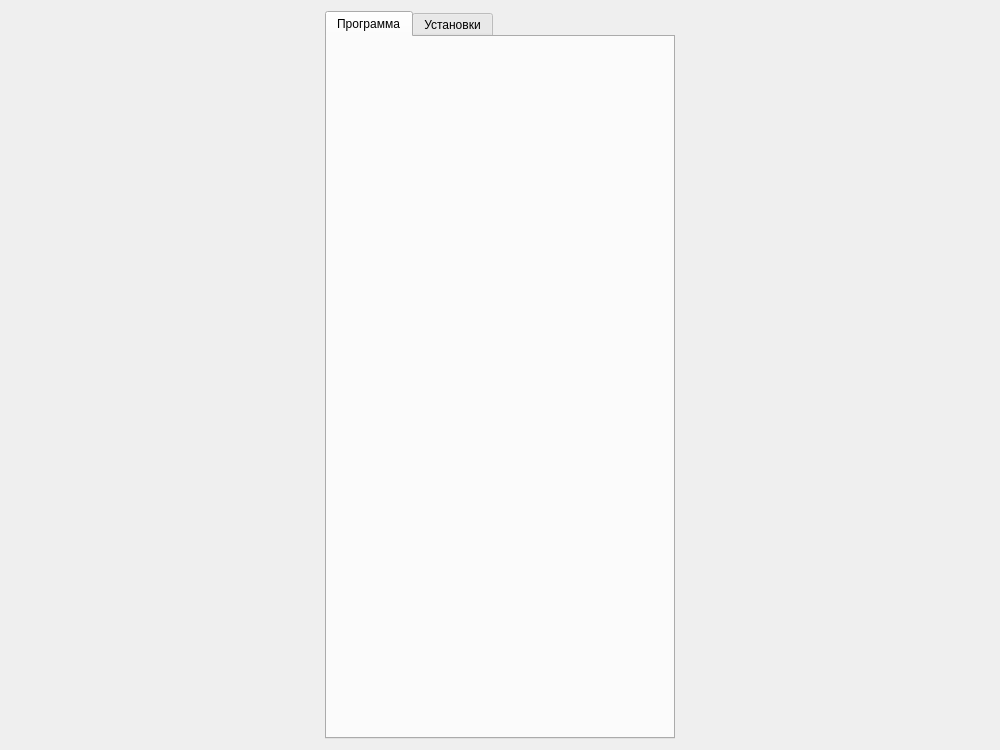
<?xml version="1.0" encoding="UTF-8"?>
<ui version="4.0">
 <class>MainWidget</class>
 <widget class="QWidget" name="MainWidget">
  <property name="geometry">
   <rect>
    <x>0</x>
    <y>0</y>
    <width>1000</width>
    <height>750</height>
   </rect>
  </property>
  <property name="windowTitle">
   <string>Form</string>
  </property>
  <layout class="QHBoxLayout" name="horizontalLayout_2">
   <item>
    <widget class="QTabWidget" name="tabWidget">
     <property name="sizePolicy">
      <sizepolicy hsizetype="Preferred" vsizetype="Expanding">
       <horstretch>0</horstretch>
       <verstretch>0</verstretch>
      </sizepolicy>
     </property>
     <property name="maximumSize">
      <size>
       <width>350</width>
       <height>16777215</height>
      </size>
     </property>
     <property name="currentIndex">
      <number>0</number>
     </property>
     <property name="iconSize">
      <size>
       <width>30</width>
       <height>30</height>
      </size>
     </property>
     <property name="documentMode">
      <bool>false</bool>
     </property>
     <property name="movable">
      <bool>false</bool>
     </property>
     <widget class="QWidget" name="tab_1">
      <attribute name="title">
       <string>Программа</string>
      </attribute>
      <layout class="QVBoxLayout" name="verticalLayout_2">
       <item>
        <layout class="QVBoxLayout" name="verticalLayoutProg"/>
       </item>
      </layout>
     </widget>
     <widget class="QWidget" name="tab_2">
      <attribute name="title">
       <string>Установки</string>
      </attribute>
      <layout class="QVBoxLayout" name="_2">
       <item>
        <layout class="QVBoxLayout" name="verticalLayoutOven"/>
       </item>
       <item>
        <layout class="QHBoxLayout" name="horizontalLayout">
         <item>
          <spacer name="horizontalSpacer">
           <property name="orientation">
            <enum>Qt::Horizontal</enum>
           </property>
           <property name="sizeHint" stdset="0">
            <size>
             <width>40</width>
             <height>20</height>
            </size>
           </property>
          </spacer>
         </item>
         <item>
          <widget class="QPushButton" name="cmdExit">
           <property name="minimumSize">
            <size>
             <width>0</width>
             <height>40</height>
            </size>
           </property>
           <property name="text">
            <string>Выход</string>
           </property>
          </widget>
         </item>
        </layout>
       </item>
      </layout>
     </widget>
    </widget>
   </item>
   <item>
    <layout class="QHBoxLayout" name="horizontalLayoutPlot"/>
   </item>
  </layout>
 </widget>
 <resources/>
 <connections/>
</ui>
